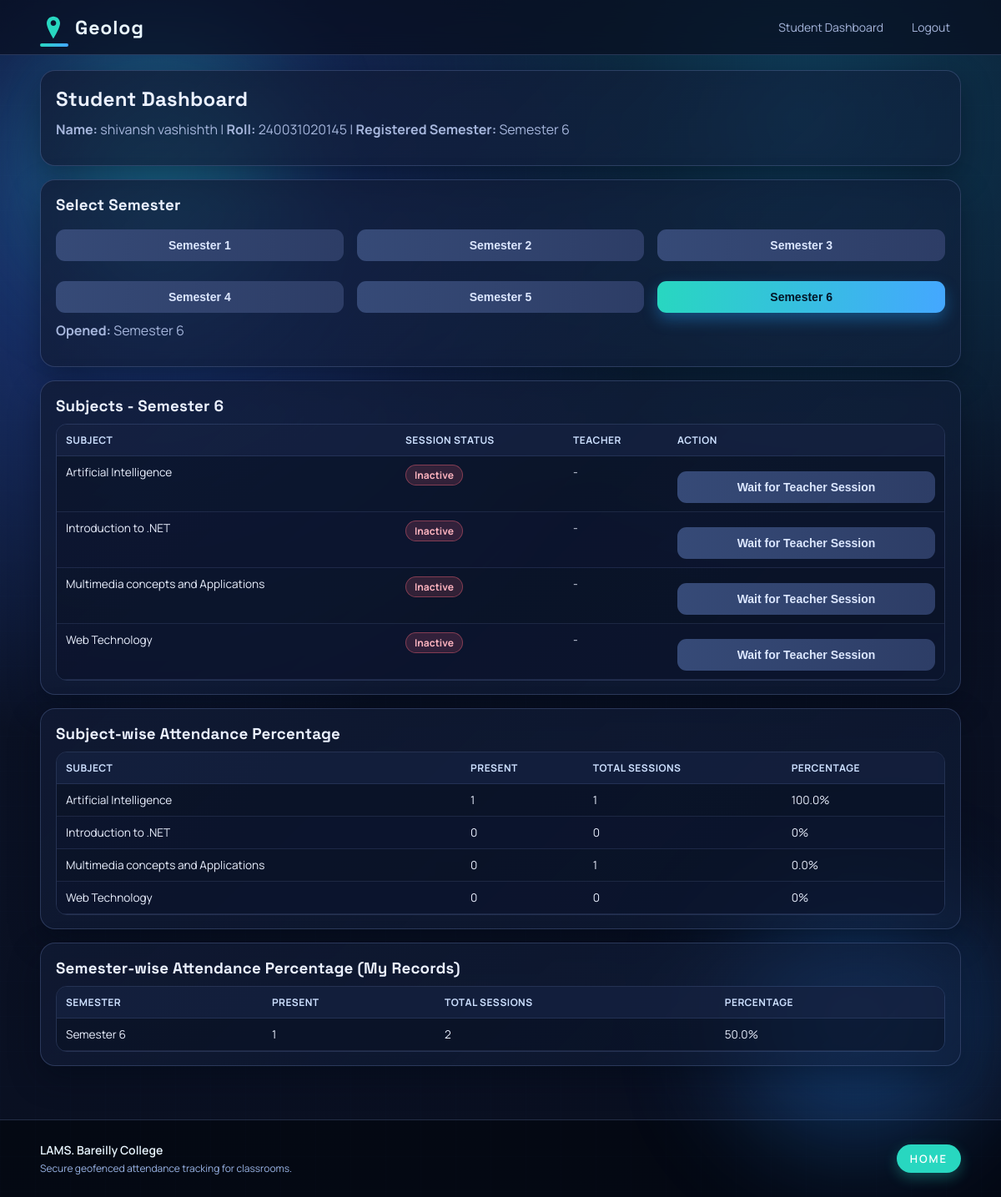
/student/dashboard (signed in), run on the app's committed database.
### models.py (models this page shows)
class User(db.Model):
    __tablename__ = "users"
    __table_args__ = (
        CheckConstraint("role IN ('admin', 'teacher', 'student')", name="ck_users_role_allowed"),
    )
    id = db.Column(db.Integer, primary_key=True)
    role = db.Column(db.String(20), nullable=False)
    name = db.Column(db.String(120), nullable=False)
    email = db.Column(db.String(255), nullable=False, unique=True)
    password = db.Column(db.String(255), nullable=False)
    email_verified = db.Column(db.Boolean, default=False, nullable=False)
    department = db.Column(db.String(120), nullable=True)
    last_login_at = db.Column(db.DateTime, nullable=True)

class Student(db.Model):
    __tablename__ = "students"
    id = db.Column(db.Integer, primary_key=True)
    user_id = db.Column(db.Integer, db.ForeignKey("users.id"), nullable=False, unique=True)
    roll_no = db.Column(db.String(40), nullable=False, unique=True)
    mobile_no = db.Column(db.String(20), nullable=True)
    semester_id = db.Column(db.Integer, db.ForeignKey("semesters.id"), nullable=False)
    verified = db.Column(db.Boolean, default=False, nullable=False)

class Semester(db.Model):
    __tablename__ = "semesters"
    id = db.Column(db.Integer, primary_key=True)
    name = db.Column(db.String(40), nullable=False, unique=True)

class Subject(db.Model):
    __tablename__ = "subjects"
    id = db.Column(db.Integer, primary_key=True)
    name = db.Column(db.String(120), nullable=False)
    semester_id = db.Column(db.Integer, db.ForeignKey("semesters.id"), nullable=False)
    status = db.Column(db.Boolean, default=True, nullable=False)

### routes/dashboards.py (the view)
@app.route("/student/dashboard")
@login_required(role="student")
def student_dashboard():
    student = Student.query.filter_by(user_id=session["user_id"]).first_or_404()
    user = db.session.get(User, session["user_id"])
    semester = db.session.get(Semester, student.semester_id)
    semesters = get_allowed_semesters()
    selected_semester_id = request.args.get("semester_id", type=int) or student.semester_id
    allowed_semester_ids = {sem.id for sem in semesters}
    if selected_semester_id not in allowed_semester_ids:
        selected_semester_id = student.semester_id
    selected_semester = db.session.get(Semester, selected_semester_id)
    subjects = (
        Subject.query.filter_by(semester_id=selected_semester_id, status=True)
        .order_by(Subject.name)
        .all()
    )
    active_sessions = (
        db.session.query(AttendanceSession, Subject, User)
        .join(Subject, Subject.id == AttendanceSession.subject_id)
        .join(Teacher, Teacher.id == AttendanceSession.teacher_id)
        .join(User, User.id == Teacher.user_id)
        .filter(
            AttendanceSession.is_active.is_(True),
            AttendanceSession.semester_id == selected_semester_id,
            Subject.status.is_(True),
        )
        .order_by(AttendanceSession.start_time.desc())
        .all()
    )
    active_session_by_subject = {}
    for sess, subject, teacher_user in active_sessions:
        if subject.id not in active_session_by_subject:
            active_session_by_subject[subject.id] = (sess, teacher_user)
    marked_session_ids = {
        row[0]
        for row in db.session.query(Attendance.session_id)
        .filter(Attendance.student_id == student.id)
        .all()
    }
    attendance_request_status_by_session = {
        row.session_id: row.status
        for row in AttendanceRequest.query.filter_by(student_id=student.id).all()
    }
    subject_percentages = []
    for subject in subjects:
        total_sessions = AttendanceSession.query.filter_by(subject_id=subject.id).count()
        present = Attendance.query.filter_by(student_id=student.id, subject_id=subject.id).count()
        percentage = round((present / total_sessions) * 100, 2) if total_sessions else 0
        subject_percentages.append(
            {
                "subject": subject,
                "present": present,
                "total": total_sessions,
                "percentage": percentage,
            }
        )
    overall_total_sessions = AttendanceSession.query.filter_by(semester_id=student.semester_id).count()
    overall_present = (
        db.session.query(func.count(Attendance.id))
        .join(Subject, Subject.id == Attendance.subject_id)
        .filter(Attendance.student_id == student.id, Subject.semester_id == student.semester_id)
        .scalar()
        or 0
    )
    overall_percentage = (
        round((overall_present / overall_total_sessions) * 100, 2)
        if overall_total_sessions
        else 0
    )
    semester_percentage_report = []
    my_semesters = (
        db.session.query(Semester.id, Semester.name)
        .join(Subject, Subject.semester_id == Semester.id)
        .join(Attendance, Attendance.subject_id == Subject.id)
        .filter(Attendance.student_id == student.id)
        .group_by(Semester.id, Semester.name)
        .order_by(Semester.id.asc())
        .all()
    )
    for sem_id, sem_name in my_semesters:
        total_sem_sessions = (
            db.session.query(func.count(AttendanceSession.id))
            .filter(AttendanceSession.semester_id == sem_id)
            .scalar()
            or 0
        )
        present_sem = (
            db.session.query(func.count(Attendance.id))
            .join(Subject, Subject.id == Attendance.subject_id)
            .filter(Attendance.student_id == student.id, Subject.semester_id == sem_id)
            .scalar()
            or 0
        )
        sem_percentage = round((present_sem / total_sem_sessions) * 100, 2) if total_sem_sessions else 0
        semester_percentage_report.append(
            {
                "semester": sem_name,
                "present": present_sem,
                "total": total_sem_sessions,
                "percentage": sem_percentage,
            }
        )
    return render_template(
        "student_dashboard.html",
        user=user,
        student=student,
        semester=semester,
        semesters=semesters,
        selected_semester=selected_semester,
        subjects=subjects,
        active_session_by_subject=active_session_by_subject,
        marked_session_ids=marked_session_ids,
        attendance_request_status_by_session=attendance_request_status_by_session,
        subject_percentages=subject_percentages,
        overall_percentage=overall_percentage,
        semester_percentage_report=semester_percentage_report,
    )

### app_core.py (called while the page is built)
@app.context_processor
def inject_laas_logo():
    candidates = [
        "img/laas-logo.jpg",
        "img/laas-logo.jpeg",
        "img/laas-logo.png",
        "img/laas-logo.webp",
    ]
    for rel_path in candidates:
        abs_path = os.path.join(app.static_folder, rel_path.replace("/", os.sep))
        if os.path.exists(abs_path):
            return {"laas_logo": url_for("static", filename=rel_path)}
    return {"laas_logo": ""}

@app.after_request
def add_no_cache_headers(response):
    if response.mimetype in {"text/html", "application/javascript", "text/css"}:
        response.headers["Cache-Control"] = "no-store, no-cache, must-revalidate, max-age=0"
        response.headers["Pragma"] = "no-cache"
        response.headers["Expires"] = "0"
    return response

def get_allowed_semesters():
    return Semester.query.filter(Semester.name.in_(ALLOWED_SEMESTER_NAMES)).order_by(Semester.id).all()

### templates/student_dashboard.html (shortened to what this page needs)
{% extends "base.html" %}
{% block content %}
<div class="card">
    <h2>Student Dashboard</h2>
    <p><b>Name:</b> {{ user.name }} | <b>Roll:</b> {{ student.roll_no }} | <b>Registered Semester:</b> {{ semester.name }}</p>
</div>
<div class="card">
    <h3>Select Semester</h3>
    <div class="row-3">
        {% for sem in semesters %}
            <a href="{{ url_for('student_dashboard', semester_id=sem.id) }}">
                <button type="button" class="{{ 'btn-secondary' if selected_semester and selected_semester.id != sem.id else '' }}">
                    {{ sem.name }}
                </button>
            </a>
        {% endfor %}
    </div>
    <p style="margin-top:10px;"><b>Opened:</b> {{ selected_semester.name if selected_semester else 'N/A' }}</p>
</div>
<div class="card">
    <h3>Subjects - {{ selected_semester.name if selected_semester else '' }}</h3>
    <div class="table-wrap">
        <table>
            <thead>
                <tr>
                    <th>Subject</th>
                    <th>Session Status</th>
                    <th>Teacher</th>
                    <th>Action</th>
                </tr>
            </thead>
            <tbody>
                {% for subject in subjects %}
                    {% set session_data = active_session_by_subject.get(subject.id) %}
                    <tr>
                        <td>{{ subject.name }}</td>
                        <td>
                            {% if session_data %}
                                <span class="badge">Active</span>
                            {% else %}
                                <span class="badge badge-danger">Inactive</span>
                            {% endif %}
                        </td>
                        <td>{{ session_data[1].name if session_data else '-' }}</td>
                        <td>
                            {% if session_data and student.semester_id == selected_semester.id %}
                                {% set sid = session_data[0].id %}
                                {% set request_status = attendance_request_status_by_session.get(sid) %}
                                {% if sid in marked_session_ids %}
                                    <button type="button" class="btn-marked" data-session-id="{{ sid }}" disabled>Marked</button>
                                {% elif request_status == 'rejected' %}
                                    <button type="button" class="btn-secondary" data-session-id="{{ sid }}" disabled>Rejected</button>
                                {% elif request_status == 'pending' %}
                                    <button type="button" class="btn-secondary" data-session-id="{{ sid }}" disabled>Pending Approval</button>
                                {% else %}
                                    <button
                                        type="button"
                                        data-session-id="{{ sid }}"
                                        onclick="markAttendance({{ sid }}, this)"
                                    >Mark Attendance</button>
                                {% endif %}
                            {% elif session_data %}
                                <button type="button" class="btn-secondary" disabled>Semester Mismatch</button>
                            {% else %}
                                <button type="button" class="btn-secondary" disabled>Wait for Teacher Session</button>
                            {% endif %}
                        </td>
                    </tr>
                {% else %}
                    <tr><td colspan="4">No subjects available for this semester.</td></tr>
                {% endfor %}
            </tbody>
        </table>
    </div>
</div>
<div class="card">
    <h3>Subject-wise Attendance Percentage</h3>
    <div class="table-wrap">
        <table>
            <thead>
                <tr>
                    <th>Subject</th>
                    <th>Present</th>
                    <th>Total Sessions</th>
                    <th>Percentage</th>
                </tr>
            </thead>
            <tbody>
                {% for item in subject_percentages %}
                    <tr>
                        <td>{{ item.subject.name }}</td>
                        <td>{{ item.present }}</td>
                        <td>{{ item.total }}</td>
                        <td>{{ item.percentage }}%</td>
                    </tr>
                {% else %}
                    <tr><td colspan="4">No subjects are enabled for your selected semester.</td></tr>
                {% endfor %}
            </tbody>
        </table>
    </div>
</div>
<div class="card">
    <h3>Semester-wise Attendance Percentage (My Records)</h3>
    <div class="table-wrap">
        <table>
            <thead>
                <tr>
                    <th>Semester</th>
                    <th>Present</th>
                    <th>Total Sessions</th>
                    <th>Percentage</th>
                </tr>
            </thead>
            <tbody>
                {% for item in semester_percentage_report %}
                    <tr>
                        <td>{{ item.semester }}</td>
                        <td>{{ item.present }}</td>
                        <td>{{ item.total }}</td>
                        <td>{{ item.percentage }}%</td>
                    </tr>
                {% else %}
                    <tr><td colspan="4">No personal semester attendance history available yet.</td></tr>
                {% endfor %}
            </tbody>
        </table>
    </div>
</div>
{% endblock %}

### static/css/style.css (style rules this page uses)
:root { --bg: #080d1a; --bg-soft: #0f1830; --surface: rgba(16, 24, 48, 0.75); --surface-strong: #121f3f; --surface-lite: rgba(36, 51, 90, 0.4); --text: #ebf1ff; --text-dim: #a6b6dc; --accent: #28d7c0; --accent-2: #44a7ff; --danger: #ff667a; --ok: #34d399; --border: rgba(132, 156, 219, 0.25); --shadow: 0 14px 36px rgba(1, 8, 22, 0.45); }
* { box-sizing: border-box; }
body { margin: 0; color: var(--text); font-family: "Manrope", sans-serif; background: radial-gradient(circle at 15% 20%, #1e3c84, transparent 40%), radial-gradient(circle at 80% 10%, #0f3e5b, transparent 35%), linear-gradient(160deg, #060a15, #0a1124 40%, #090f20); min-height: 100vh; position: relative; }
.card { background: linear-gradient(135deg, rgba(17, 27, 53, 0.78), rgba(16, 30, 58, 0.56)); border: 1px solid var(--border); border-radius: 18px; padding: 18px 18px 16px; margin-bottom: 16px; box-shadow: var(--shadow); backdrop-filter: blur(10px); }
.card h2, .card h3 { margin-top: 0; margin-bottom: 10px; font-family: "Space Grotesk", sans-serif; letter-spacing: 0.01em; }
.card p { color: var(--text-dim); margin-top: 0; }
.row-3 { display: grid; grid-template-columns: repeat(3, minmax(0, 1fr)); gap: 16px; }
input, select, button { width: 100%; padding: 11px 12px; border-radius: 11px; border: 1px solid var(--border); font-size: 14px; color: var(--text); }
button { margin-top: 8px; border: none; font-weight: 700; background: linear-gradient(95deg, var(--accent), var(--accent-2)); color: #021527; cursor: pointer; transition: transform 0.15s ease, box-shadow 0.15s ease, opacity 0.2s ease; box-shadow: 0 8px 18px rgba(38, 164, 255, 0.35); }
.btn-secondary { background: linear-gradient(95deg, #364a77, #2d3d66); color: #dce7ff; box-shadow: none; }
.table-wrap { overflow-x: auto; border-radius: 13px; border: 1px solid rgba(129, 154, 220, 0.2); }
table { width: 100%; border-collapse: collapse; font-size: 13.6px; min-width: 620px; background: rgba(7, 15, 32, 0.48); }
th, td { padding: 10px 11px; text-align: left; border-bottom: 1px solid rgba(132, 156, 219, 0.15); vertical-align: top; }
thead th { font-size: 12px; letter-spacing: 0.04em; text-transform: uppercase; color: #cde0ff; background: rgba(28, 43, 81, 0.5); }
tbody tr:nth-child(even) { background: rgba(14, 24, 51, 0.45); }
.badge { display: inline-block; border-radius: 999px; padding: 3px 10px; font-size: 12px; font-weight: 700; background: rgba(40, 215, 192, 0.18); border: 1px solid rgba(40, 215, 192, 0.35); color: #77ffe5; }
.badge-danger { background: rgba(255, 102, 122, 0.16); border-color: rgba(255, 102, 122, 0.4); color: #ffb5c0; }
a { color: #9ed9ff; }

### data on the page
User: name "shivansh vashishth"
Student: roll_no "240031020145"
Semester: name "Semester 6", semester "Semester 6", present "1", total "2", percentage "50.0"
Semester: name "Semester 1"
Semester: name "Semester 2"
Semester: name "Semester 3"
Semester: name "Semester 4"
Semester: name "Semester 5"
Subject: name "Artificial Intelligence", session_data "-", subject.name "Artificial Intelligence"
Subject: name "Introduction to .NET", session_data "-", subject.name "Introduction to .NET"
Subject: name "Multimedia concepts and Applications", session_data "-", subject.name "Multimedia concepts and Applications"
Subject: name "Web Technology", session_data "-", subject.name "Web Technology"

### other printed values
{{ item.present }} "1" "0" "0" "0"
{{ item.total }} "1" "0" "1" "0"
{{ item.percentage }} "100.0" "0" "0.0" "0"
